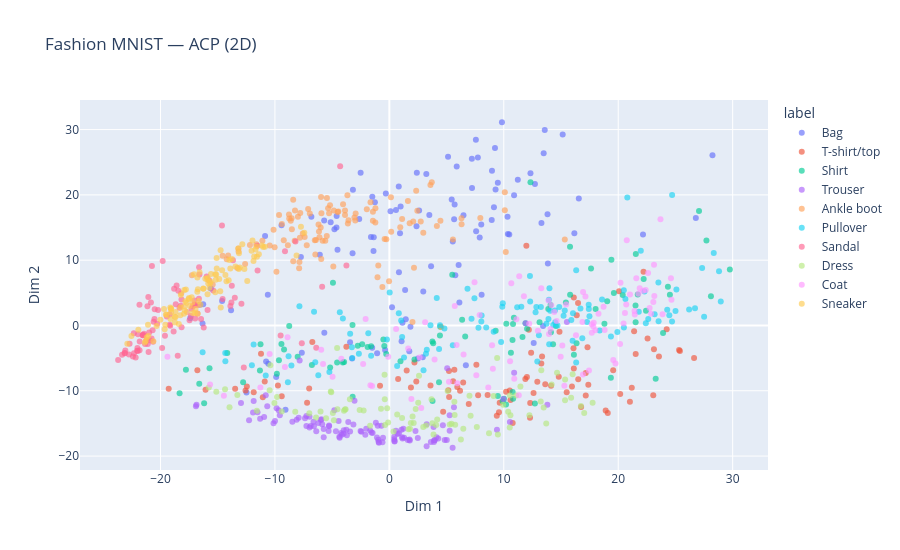
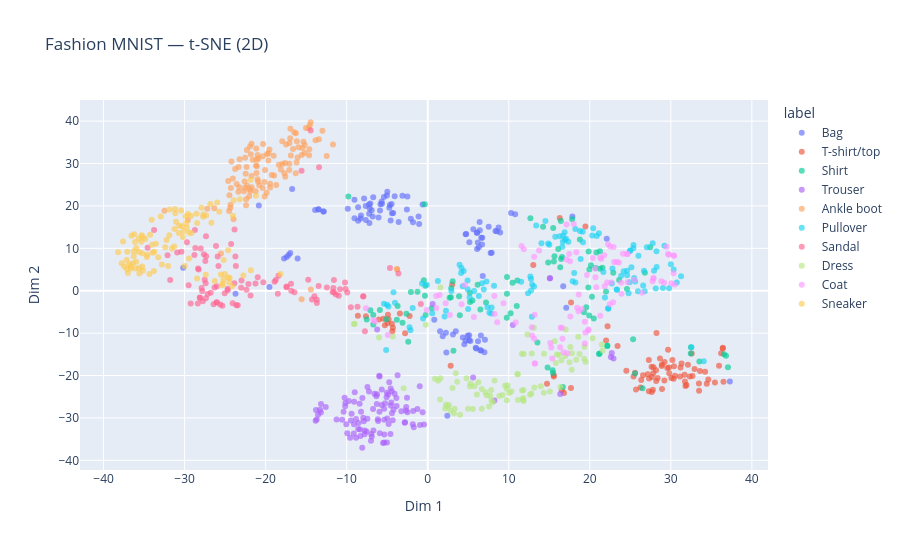
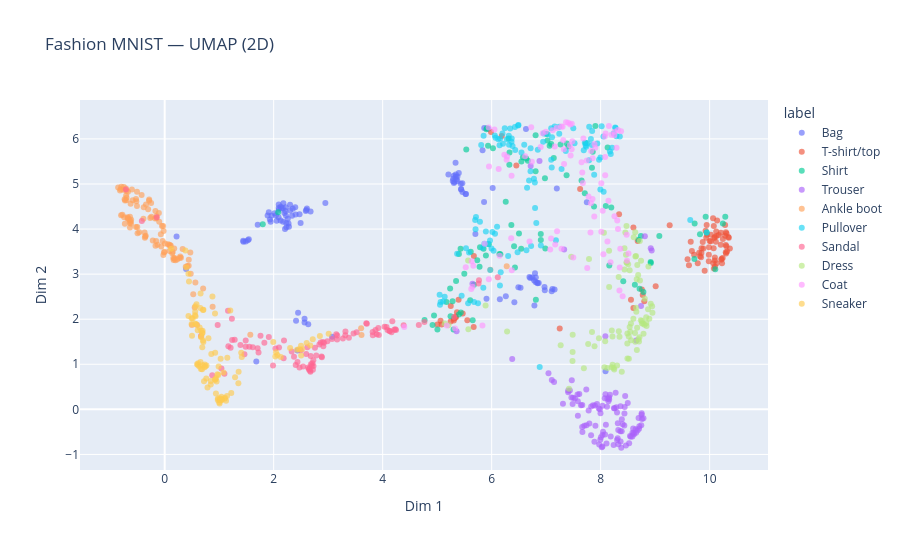

Notebook source saved alongside these figures, in order:
### Code cell
dr.plot_mapa_interactivo(dr.coords_pca, title='Fashion MNIST — ACP (2D)')
dr.plot_mapa_interactivo(dr.coords_tsne, title='Fashion MNIST — t-SNE (2D)')
dr.plot_mapa_interactivo(dr.coords_umap, title='Fashion MNIST — UMAP (2D)')
